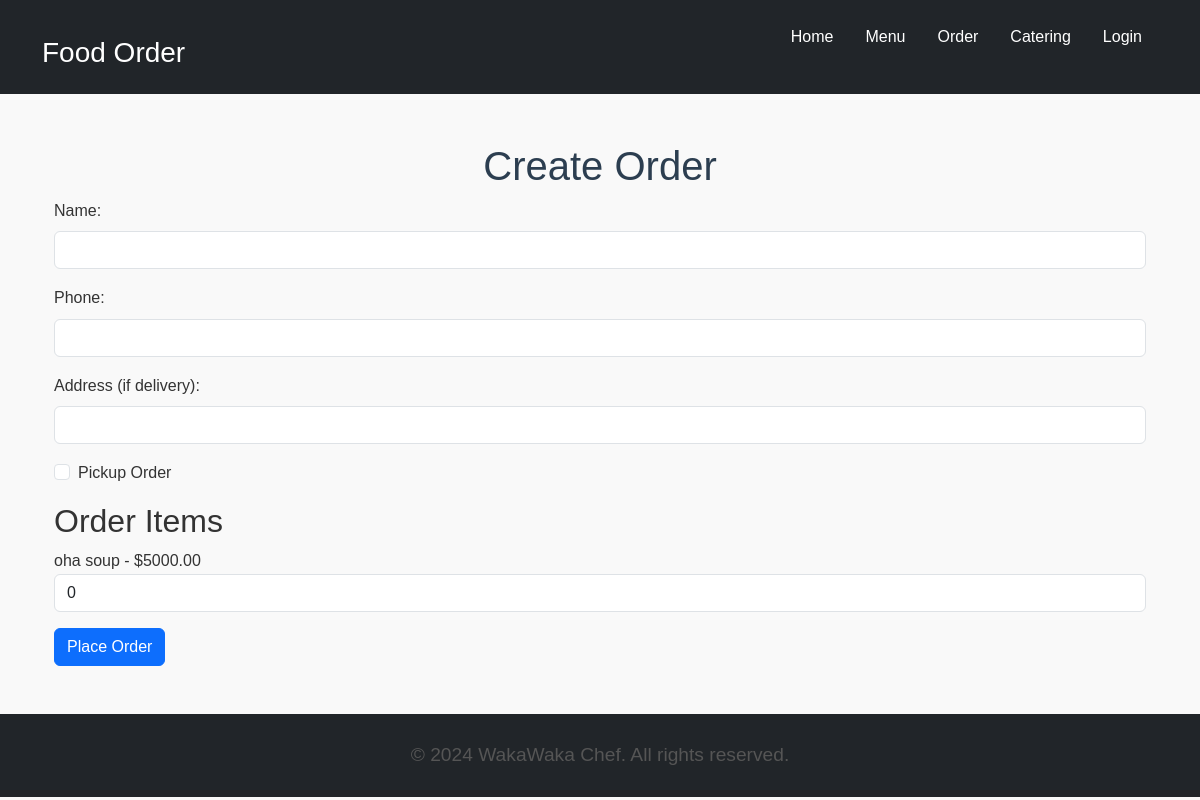
Page /Food/order/ (signed in) on the earlier database version.
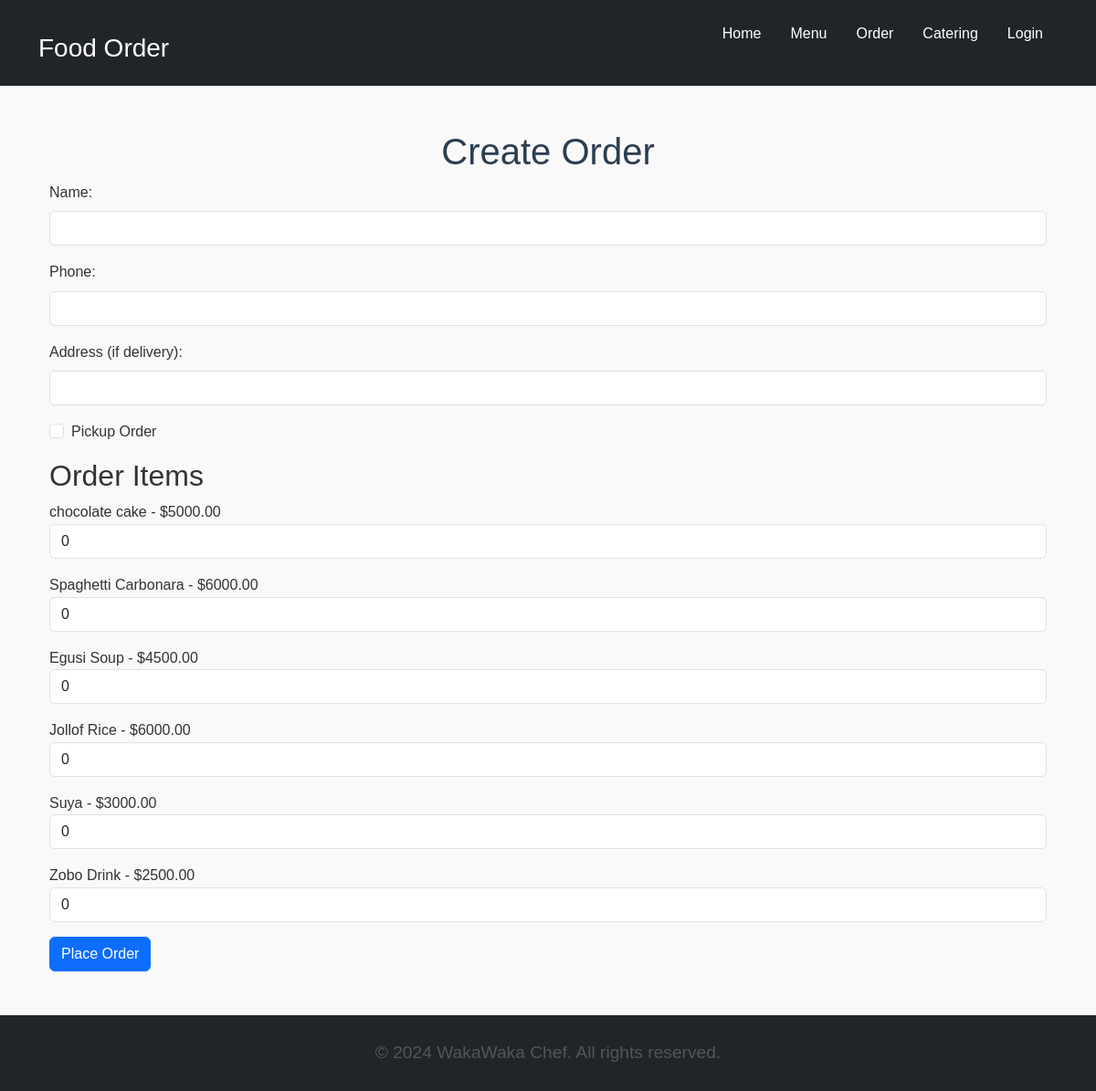
Same page on the later database version.
### Food/models.py (models this page shows, shortened)
class FoodItem(models.Model):
        name = models.CharField(max_length=200)
        description = models.TextField()
        price = models.DecimalField(max_digits=10, decimal_places=2)
        category = models.ForeignKey(Category, on_delete=models.CASCADE, related_name='food_items')
        image = models.ImageField(upload_to='food_images/',  null=False, default='images/placeholder.jpg')
        is_available = models.BooleanField(default=True)

### Food/views.py (the view, shortened to what this page needs)
# urls.py: path('order/', views.create_order, name='create_order'),
@login_required
def create_order(request):
    order = None  # Initialize the order as None to handle the GET request
    food_items = FoodItem.objects.filter(is_available=True)
    return render(request, 'Food/create_order.html', {'food_items': food_items})

### Food/templates/food/create_order.html (shortened to what this page needs)
{% extends 'Food/base.html' %}
{% block content %}
<div class="container mt-5">
    <h1>Create Order</h1>
    <form method="post">
        <div class="mb-3">
            <label for="customer_name" class="form-label">Name:</label>
            <input type="text" id="customer_name" name="customer_name" class="form-control" required>
        </div>
        <div class="mb-3">
            <label for="customer_phone" class="form-label">Phone:</label>
            <input type="text" id="customer_phone" name="customer_phone" class="form-control" required>
        </div>
        <div class="mb-3">
            <label for="customer_address" class="form-label">Address (if delivery):</label>
            <input type="text" id="customer_address" name="customer_address" class="form-control">
        </div>
        <div class="form-check mb-3">
            <input type="checkbox" class="form-check-input" id="pickup" name="pickup">
            <label for="pickup" class="form-check-label">Pickup Order</label>
        </div>
        <h2>Order Items</h2>
        {% for item in food_items %}
        <div class="mb-3">
            <label for="item_{{ item.id }}">{{ item.name }} - ${{ item.price }}</label>
            <input type="number" id="item_{{ item.id }}" name="item_{{ item.id }}" min="0"  value="0"  placeholder="Quantity" class="form-control">
        </div>
        {% endfor %}
        <button type="submit" class="btn btn-primary">Place Order</button>
    </form>
</div>
{% endblock %}

### Food/templates/food/base.html (shortened to what this page needs)
<!DOCTYPE html>
<html lang="en">
<head>
    {% load static %}
    <link rel="stylesheet" href="https://cdn.jsdelivr.net/npm/bootstrap@5.3.0/dist/css/bootstrap.min.css">
    <link rel="stylesheet" href="{% static 'css/styles.css' %}">
</head>
<body>
    <header class="bg-dark text-white py-3">
        <nav class="container d-flex justify-content-between">
            <h1 class="fs-3"><a href="{% url 'homepage' %}" class="text-white text-decoration-none">Food Order</a></h1>
            <ul class="nav">
                <li class="nav-item"><a href="{% url 'homepage' %}" class="nav-link text-white">Home</a></li>
                <li class="nav-item"><a href="{% url 'menu' %}" class="nav-link text-white">Menu</a></li>
                <li class="nav-item"><a href="{% url 'create_order' %}" class="nav-link text-white">Order</a></li>
                <li class="nav-item"><a href="{% url 'catering_request' %}" class="nav-link text-white">Catering</a></li>
                <li class="nav-item"><a href="{% url 'login' %}" class="nav-link text-white">Login</a></li>
            </ul>
        </nav>
    </header>
    <main class="container my-4">
        {% block content %}{% endblock %}
    </main>
    <footer class="bg-dark text-white text-center py-3 mt-5">
        <p>&copy; 2024 WakaWaka Chef. All rights reserved.</p>
    </footer>
</body>
</html>

### Food/static/css/styles.css (style rules this page uses)
body { font-family: Arial, sans-serif; margin: 0; padding: 0; background-color: #f9f9f9; color: #333; line-height: 1.6; }
h1 { text-align: center; font-size: 2.5rem; color: #2c3e50; margin-top: 20px; }
p { text-align: center; font-size: 1.2rem; margin: 10px auto; max-width: 600px; color: #555; }

Differences in the rows shown:
changed FoodItem: name "oha soup" → "chocolate cake"
added FoodItem: name "Spaghetti Carbonara", price "6000.00"
added FoodItem: name "Egusi Soup", price "4500.00"
added FoodItem: name "Jollof Rice", price "6000.00"
added FoodItem: name "Suya", price "3000.00"
added FoodItem: name "Zobo Drink", price "2500.00"
